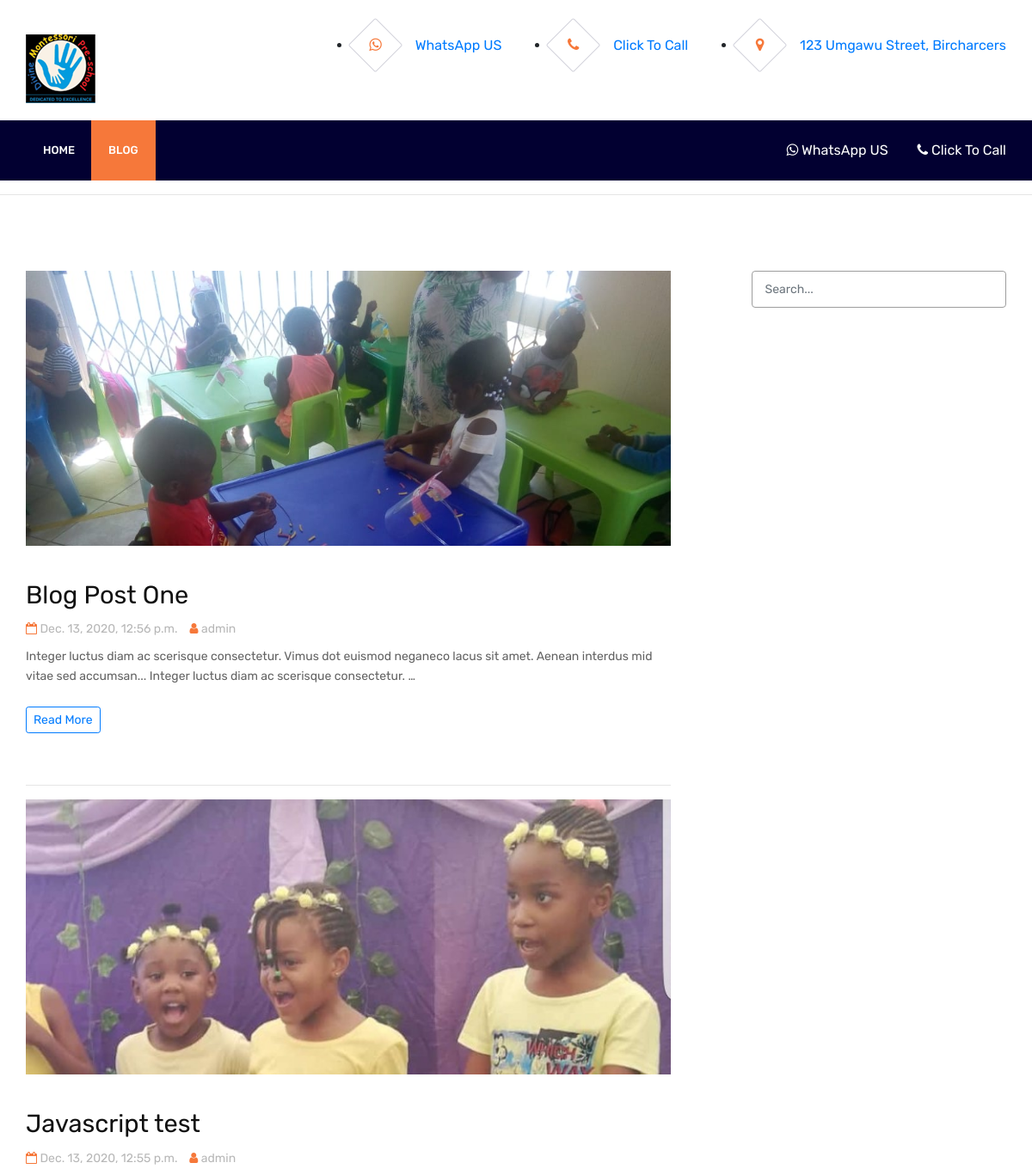
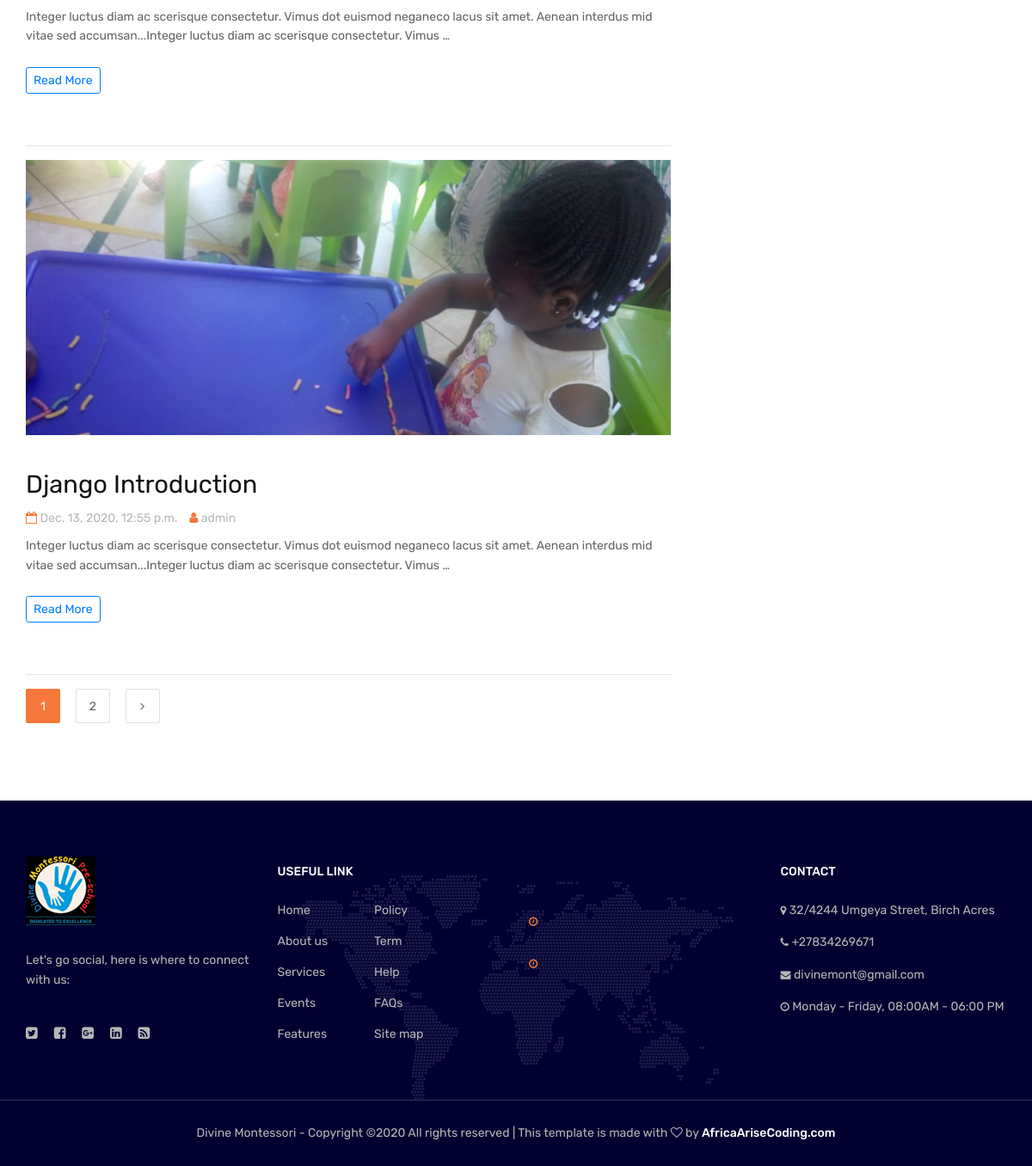
Screenshot of /blog/ with the database file from the repository (2 pictures, top to bottom).
### blog/models.py (models this page shows)
class Post(models.Model):
    title = models.CharField(max_length=50)
    image = models.ImageField(upload_to='blog/' , blank=True, null=True)
    content = models.TextField()
    author = models.ForeignKey(User , on_delete=models.CASCADE)
    category = models.ForeignKey('Category' ,null=True, on_delete=models.SET_NULL)
    created = models.DateTimeField(default=timezone.now)
    tags = TaggableManager(blank=True)
    class Meta:
        verbose_name = 'post'
        verbose_name_plural = 'posts'
    def __str__(self):
        return self.title

### blog/views.py (the view)
# urls.py: path('', views.post_list , name='post_list'),
def post_list(request):
    post_list = Post.objects.all().order_by('-created')
    search_query = request.GET.get('q')
    if search_query :
        post_list = post_list.filter(
            Q(title__icontains = search_query) |
            Q(content__icontains = search_query) |
            Q(tags__name__icontains = search_query)
        ).distinct()
    paginator = Paginator(post_list, 3) #show 3 post per page
    page = request.GET.get('page')
    post_list = paginator.get_page(page)
    context = {
        'post_list' : post_list ,
    }
    return render(request , 'Post/post_list.html' , context)

### blog/templates/Post/post_list.html (shortened to what this page needs)
{% load static %}
<!DOCTYPE html>
<html lang="en">
<head>
	<link rel="stylesheet" href="{% static 'new/css/bootstrap.min.css' %}"/>
	<link rel="stylesheet" href="{% static 'new/css/font-awesome.min.css' %}"/>
	<link rel="stylesheet" href="{% static 'new/css/themify-icons.css' %}"/>
	<link rel="stylesheet" href="{% static 'new/css/owl.carousel.css' %}"/>
	<link rel="stylesheet" href="{% static 'new/css/style.css' %}"/>
</head>
<body>
	<header class="header-section">
		<div class="container">
			<a href="/" class="site-logo"><img src="{% static 'new/img/logo.png' %}" alt=""></a>
			<div class="header-info">
                <div class="hf-item">
                    <li><a href="https://wa.me/?text=I'm%20inquiring%20about%20divine%20montessori%20pre-school%20enrollments/<+27834269671/"><i class="fa fa-whatsapp"></i> WhatsApp US</a></li>
				</div>
				<div class="hf-item">
                    <li><a href="tel:+27834269671"><i class="fa fa-phone"></i> Click To Call</a></li>
				</div>
				<div class="hf-item">
                    <li><a href=""><i class="fa fa-map-marker"></i> 123 Umgawu Street, Bircharcers</a></li>
				</div>
			</div>
		</div>
	</header>
	<nav class="nav-section">
		<div class="container">
			<div class="nav-right">
				<a href="https://wa.me/?text=I'm%20inquiring%20about%20divine%20montessori%20pre-school%20enrollments/<+27834269671/"><i class="fa fa-whatsapp"></i> WhatsApp US</a>
				<a href="tel:+27834269671"><i class="fa fa-phone"></i> Click To Call</a>
			</div>
			<ul class="main-menu">
				<li><a href="/">Home</a></li>
				<li class="active"><a href="{% url 'blog:post_list' %}">blog</a></li>
			</ul>
		</div>
	</nav>
<hr><br><br><br>
	<section class="blog-page-section spad pt-0">
		<div class="container">
			<div class="row">
				<div class="col-lg-8 post-list">
					{% for post in post_list %}
						<div class="post-item">
							<a href="{% url 'blog:post_detail' post.id %}"></a><div class="post-thumb set-bg" data-setbg="{{post.image.url}}"></div></a>
							<div class="post-content">
								<h3><a href="{% url 'blog:post_detail' post.id %}">{{post}}</a></h3>
								<div class="post-meta">
									<span><i class="fa fa-calendar-o"></i> {{post.created}}</span>
									<span><i class="fa fa-user"></i> {{post.author}}</span>
								</div>
								<p>{{post.content|safe|truncatewords:25}}</p>
							</div>
							<br>
							<p><a href="{% url 'blog:post_detail' post.id %}" class="btn btn-primary btn-outline-primary btn-sm">Read
								More</a></p>
						</div>
						<hr>
					{% endfor %}
					<ul class="site-pageination">
						{% if post_list.has_other_pages %}
							{% for pages in post_list.paginator.page_range %}
							  {% if post_list.number == pages %}
								<li><a href="#" class="active">{{pages}}</a></li>
								{% else %}
								<li class="page-item active"><a class="page-linkx" href="?page={{pages}}">{{pages}}</a></li>
							  {% endif %}
							{% endfor %}
							{% if post_list.has_next %}
								<li><a href="?page={{post_list.next_page_number}}"><i class="fa fa-angle-right"></i></a></li>
								{% else %}
								<li class="disabled"></li>
							{% endif %}
						{% endif %}
					</ul>
				</div>
				<div class="col-sm-8 col-md-5 col-lg-4 col-xl-3 offset-xl-1 offset-0 pl-xl-0 sidebar">
					<div class="widget">
						<form action=" {% url 'blog:post_list' %}" method="GET" class="search-widget">
							<input type="text" class="form-control" name='q' value="{{request.GET.q}}" placeholder="Search...">
							<button></button>
						</form>
					</div>
				</div>
			</div>
		</div>
	</section>
<footer class="footer-section">
	<div class="container footer-top">
		<div class="row">
			<div class="col-sm-6 col-lg-3 footer-widget">
				<div class="about-widget">
					<img src="img/logo-light.png" alt="">
					<p>Let's go social, here is where to connect with us:</p>
					<div class="social pt-1">
						<a href="#"><i class="fa fa-twitter-square"></i></a>
						<a href="#"><i class="fa fa-facebook-square"></i></a>
						<a href="#"><i class="fa fa-google-plus-square"></i></a>
						<a href="#"><i class="fa fa-linkedin-square"></i></a>
						<a href="#"><i class="fa fa-rss-square"></i></a>
					</div>
				</div>
			</div>
			<div class="col-sm-6 col-lg-3 footer-widget">
				<h6 class="fw-title">USEFUL LINK</h6>
				<div class="dobule-link">
					<ul>
						<li><a href="#">Home</a></li>
						<li><a href="#">About us</a></li>
						<li><a href="#">Services</a></li>
						<li><a href="#">Events</a></li>
						<li><a href="#">Features</a></li>
					</ul>
					<ul>
						<li><a href="#">Policy</a></li>
						<li><a href="#">Term</a></li>
						<li><a href="#">Help</a></li>
						<li><a href="#">FAQs</a></li>
						<li><a href="#">Site map</a></li>
					</ul>
				</div>
			</div>
			<div class="col-sm-6 col-lg-3 footer-widget">
				<h6 class="fw-title"></h6>
				<ul class="recent-post">
					<li>
						<p><br> </p>
						<span><i class="fa fa-clock-o"></i></span>
					</li>
					<li>
						<span><i class="fa fa-clock-o"></i></span>
					</li>
				</ul>
			</div>
			<div class="col-sm-6 col-lg-3 footer-widget">
				<h6 class="fw-title">CONTACT</h6>
				<ul class="contact">
					<li><p><i class="fa fa-map-marker"></i> 32/4244 Umgeya Street, Birch Acres</p></li>
					<li><p><i class="fa fa-phone"></i> +27834269671</p></li>
					<li><p><i class="fa fa-envelope"></i> divinemont@gmail.com</p></li>
					<li><p><i class="fa fa-clock-o"></i> Monday - Friday, 08:00AM - 06:00 PM</p></li>
				</ul>
			</div>
		</div>
	</div>
	<div class="copyright">
		<div class="container">
			<p>
Divine Montessori - Copyright &copy;<script>document.write(new Date().getFullYear());</script> All rights reserved | This template is made with <i class="fa fa-heart-o" aria-hidden="true"></i> by <a href="https://africaarisecoding.com/" target="_blank">AfricaAriseCoding.com</a>
</p>
		</div>
	</div>
</footer>
</body>
</html>

### rows the page displays
Post: shows a picture, title "Blog Post One", created "Dec. 13, 2020, 12:56 p.m.", author "admin", content "Integer luctus diam ac scerisque consectetur. Vimus dot euismod neganeco lacus sit amet. Aenean interdus mid vitae sed accumsan... Integer luctus diam ac scerisque consectetur. …"
Post: shows a picture, title "Javascript test", created "Dec. 13, 2020, 12:55 p.m.", author "admin", content "Integer luctus diam ac scerisque consectetur. Vimus dot euismod neganeco lacus sit amet. Aenean interdus mid vitae sed accumsan...Integer luctus diam ac scerisque consectetur. Vimus …"
Post: shows a picture, title "Django Introduction", created "Dec. 13, 2020, 12:55 p.m.", author "admin", content "Integer luctus diam ac scerisque consectetur. Vimus dot euismod neganeco lacus sit amet. Aenean interdus mid vitae sed accumsan...Integer luctus diam ac scerisque consectetur. Vimus …"

### other values shown
{{ pages }} "1"
{{ pages }} "2"
